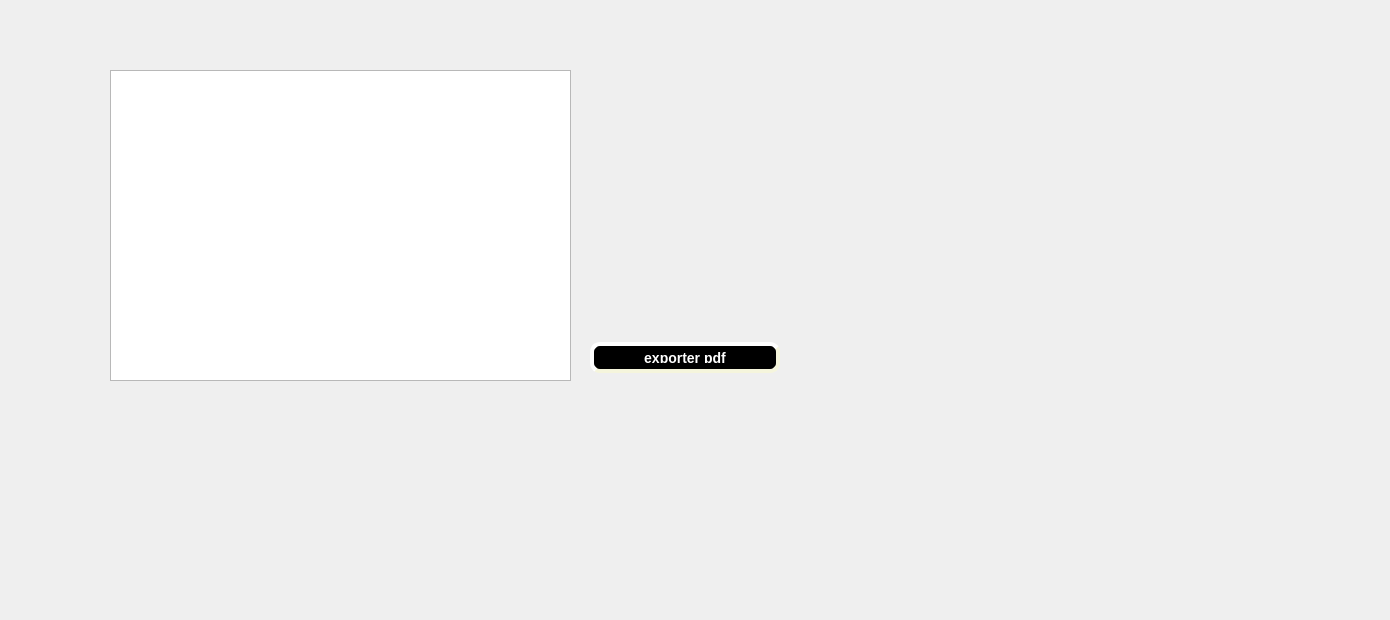
          <widget class="QWidget" name="tab_4">
           <attribute name="title">
            <string>PDF</string>
           </attribute>
           <widget class="QTableView" name="tableView">
            <property name="geometry">
             <rect>
              <x>110</x>
              <y>70</y>
              <width>461</width>
              <height>311</height>
             </rect>
            </property>
           </widget>
           <widget class="QPushButton" name="exporter_button">
            <property name="geometry">
             <rect>
              <x>590</x>
              <y>342</y>
              <width>190</width>
              <height>31</height>
             </rect>
            </property>
            <property name="styleSheet">
             <string notr="true">background-color: rgb(0, 0, 0);
color: rgb(255, 255, 255);
     border-style: outset;
     border-width: 4px;
     border-radius: 10px;
     border-color: beige;
     font: bold 14px;
     min-width: 10em;
     padding: 6px</string>
            </property>
            <property name="text">
             <string>exporter pdf</string>
            </property>
           </widget>
           <widget class="QLabel" name="label_48">
            <property name="geometry">
             <rect>
              <x>-170</x>
              <y>-50</y>
              <width>1381</width>
              <height>611</height>
             </rect>
            </property>
            <property name="text">
             <string/>
            </property>
            <property name="pixmap">
             <pixmap resource="image.qrc">:/panneau-clap-film-fond-rose-pour-equipement-tournage_9555-779.jpg</pixmap>
            </property>
            <property name="scaledContents">
             <bool>true</bool>
            </property>
           </widget>
           <zorder>label_48</zorder>
           <zorder>tableView</zorder>
           <zorder>exporter_button</zorder>
          </widget>
